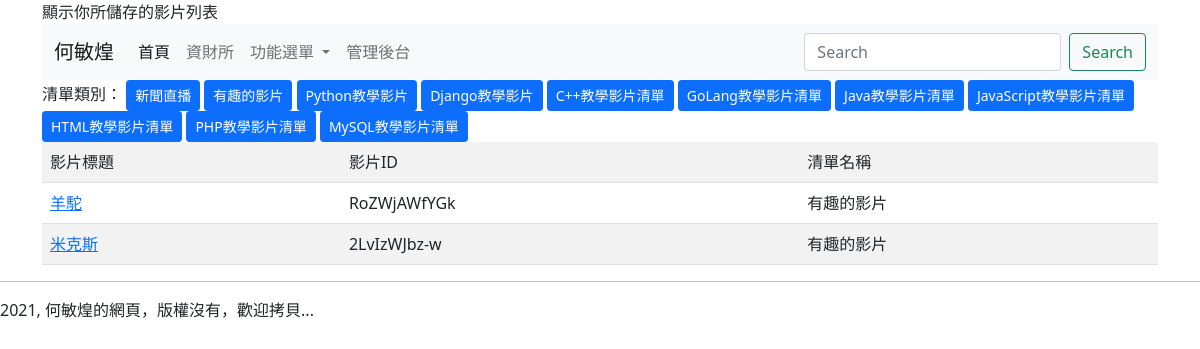
Page /playlist/2/ on the committed database.
### mysite/models.py (models this page shows, shortened)
class MyList(models.Model):
	name = models.CharField(max_length=100)
	created = models.DateTimeField(default=timezone.now)
	def __str__(self):
		return self.name

class TVList(models.Model):
	title = models.CharField(max_length=100)
	vid = models.CharField(max_length=20)
	mylist = models.ForeignKey(MyList, on_delete=models.CASCADE)

### mysite/views.py (the view)
# urls.py: path('playlist/<int:id>/', views.playlist),
def playlist(request, id=0):
	mylist = MyList.objects.all()
	try:
		target_list = MyList.objects.get(id=id)
	except:
		pass
	if id == 0:
		tvlist = TVList.objects.all()
	else:
		tvlist = TVList.objects.filter(mylist=target_list)
	return render(request, "playlist.html", locals())

### templates/playlist.html (shortened to what this page needs)
{% extends "base.html" %}
{% block headmessage %} 顯示你所儲存的影片列表 {% endblock %}
{% block content %}
	清單類別：
	{% for lst in mylist %}
	<a class="btn btn-primary btn-sm" href="/playlist/{{lst.id}}/">{{lst.name}}</a>
	{% endfor %}
	<br>
	<table class="table table-striped">
		<tr><td>影片標題</td><td>影片ID</td><td>清單名稱</td></tr>
	{% for tv in tvlist %}
		<tr>
			<td>
			<a href='/play/{{tv.id}}/'>
				{{ tv.title }}
			</a>
			</td>
			<td>
				{{ tv.vid }}
			</td>
			<td>
				{{ tv.mylist }}
			</td>
		</tr>
	{% endfor %}
	</table>
{% endblock %}

### rows in the picture
MyList: name "新聞直播"
MyList: name "有趣的影片"
MyList: name "Python教學影片"
MyList: name "Django教學影片"
MyList: name "C++教學影片清單"
MyList: name "GoLang教學影片清單"
MyList: name "Java教學影片清單"
MyList: name "JavaScript教學影片清單"
MyList: name "HTML教學影片清單"
MyList: name "PHP教學影片清單"
MyList: name "MySQL教學影片清單"
TVList: title "羊駝", vid "RoZWjAWfYGk", mylist "有趣的影片"
TVList: title "米克斯", vid "2LvIzWJbz-w", mylist "有趣的影片"
